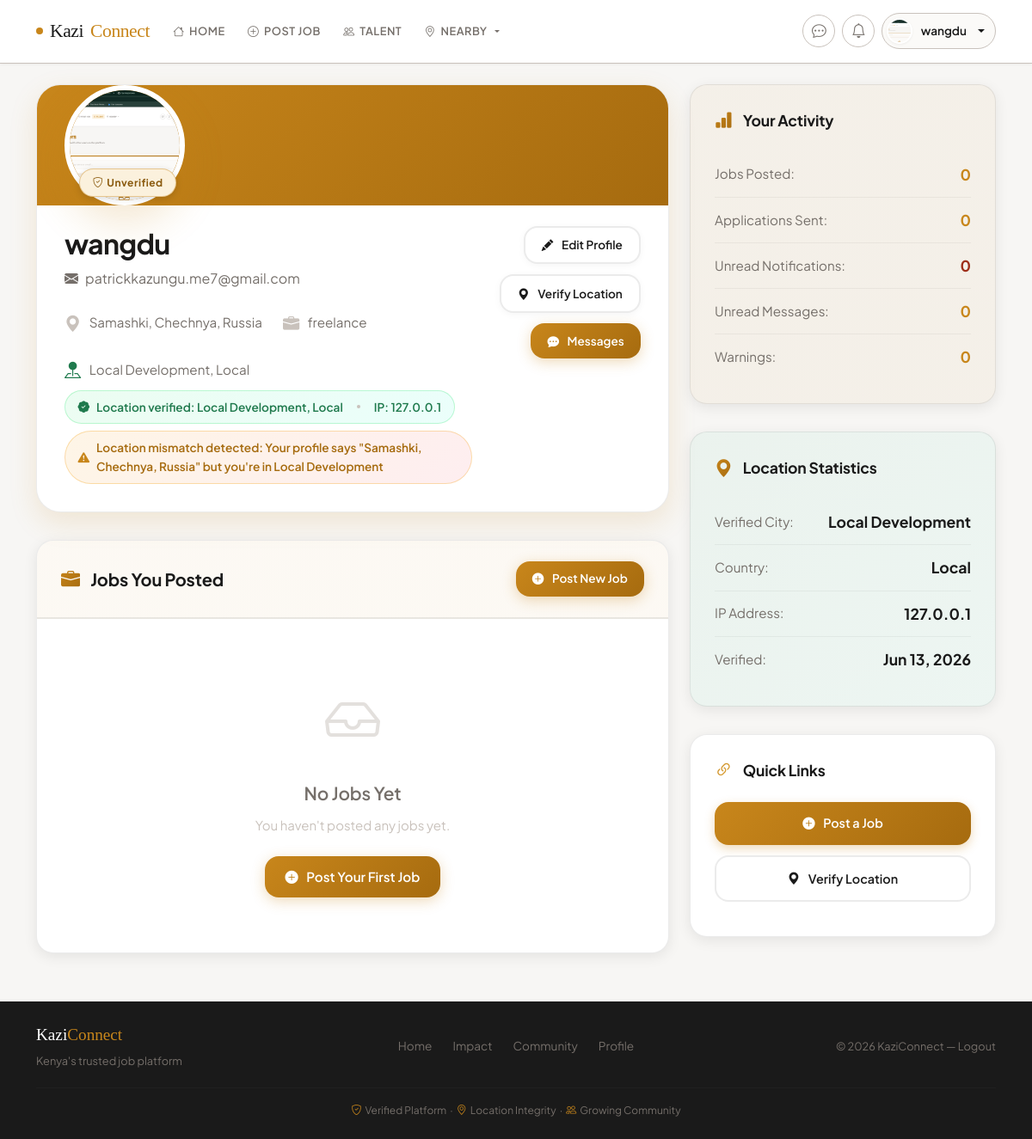
The app's page /profile (signed in), older data.
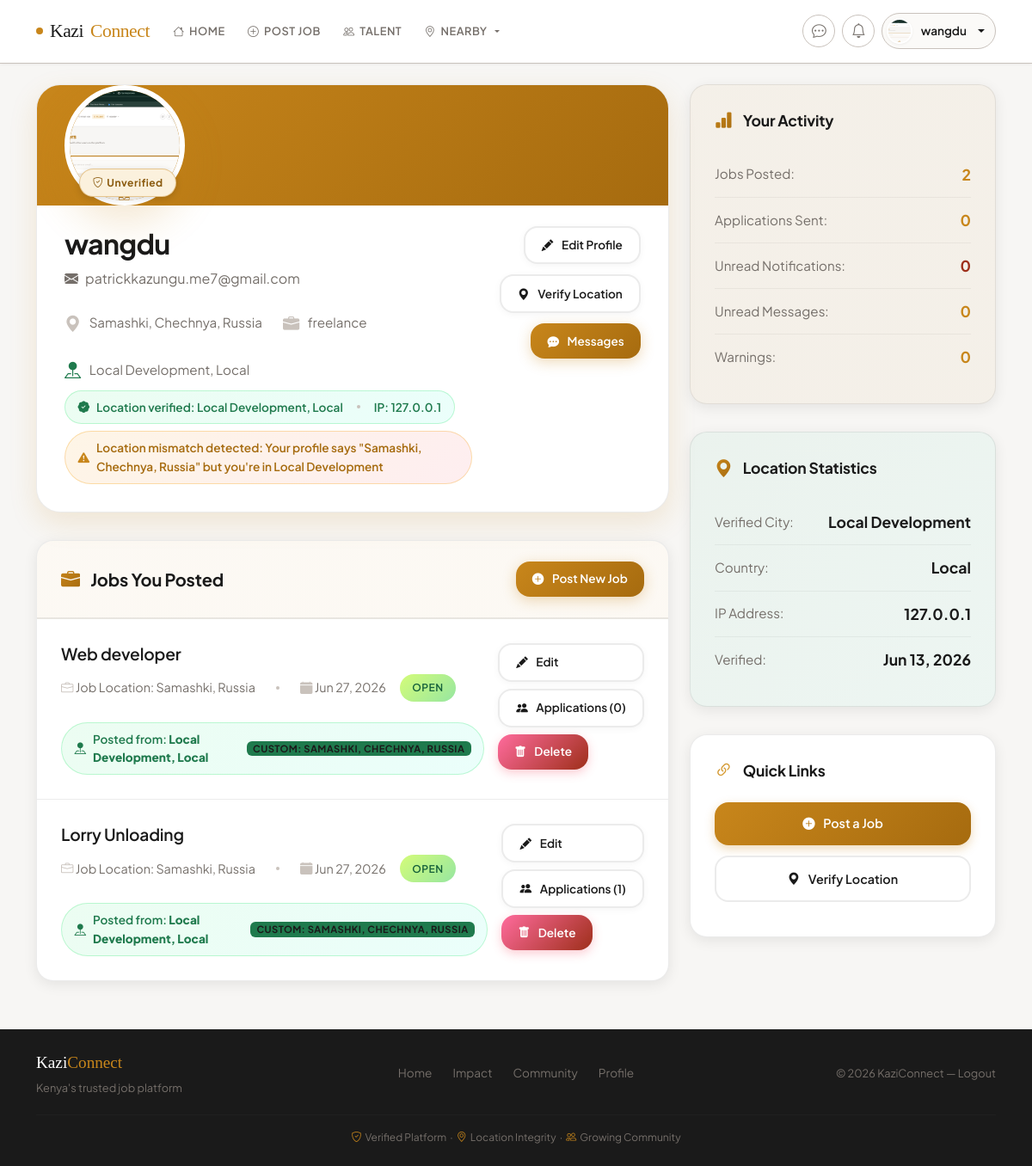
The same page, newer data.
### app.py (models this page shows, shortened)
class Job(db.Model):
    __tablename__ = 'job'
    id = db.Column(db.Integer, primary_key=True)
    job_ref = db.Column(db.String(12), unique=True, nullable=True, index=True)  # e.g. KZJ-A3F9X2
    title = db.Column(db.String(120), nullable=False)
    description = db.Column(db.Text, nullable=False)
    location = db.Column(db.String(120), nullable=False)
    latitude = db.Column(db.Float, nullable=True)
    longitude = db.Column(db.Float, nullable=True)
    requirements = db.Column(db.Text, nullable=False)
    poster_id = db.Column(db.Integer, db.ForeignKey('user.id'), nullable=False)
    status = db.Column(db.String(20), default='open')  # open, filled, in_progress, completed, cancelled
    pay_amount = db.Column(db.Float, nullable=True)
    pay_type = db.Column(db.String(20), default='fixed')  # fixed, per_hour, per_day
    slots_total = db.Column(db.Integer, default=1, nullable=False)
    slots_filled = db.Column(db.Integer, default=0, nullable=False)
    created_at = db.Column(db.DateTime, default=lambda: datetime.now(timezone.utc))
    updated_at = db.Column(db.DateTime, default=lambda: datetime.now(timezone.utc), onupdate=lambda: datetime.now(timezone.utc))
    started_at = db.Column(db.DateTime, nullable=True)
    completed_at = db.Column(db.DateTime, nullable=True)
    applications = db.relationship('JobApplication', backref='job', lazy=True, cascade='all, delete-orphan')
    media = db.relationship('JobMedia', backref='job', lazy=True, cascade='all, delete-orphan')
    def status_label(self):
        return {
            'open': 'Open',
            'filled': 'Filled',
            'in_progress': 'In Progress',
            'completed': 'Completed',
            'cancelled': 'Cancelled',
        }.get(self.status, self.status.title())

class User(UserMixin, db.Model):
    __tablename__ = 'user'
    id = db.Column(db.Integer, primary_key=True)
    username = db.Column(db.String(80), unique=True, nullable=True, index=True)
    email = db.Column(db.String(120), unique=True, nullable=False, index=True)
    password_hash = db.Column(db.String(255), nullable=False)
    role = db.Column(db.String(20), nullable=False, default='worker', index=True)  # 'worker' or 'recruiter'
    phone_number = db.Column(db.String(30))
    national_id = db.Column(db.String(50))
    certificate_of_good_conduct = db.Column(db.String(255))
    profile_picture = db.Column(db.String(255))
    location = db.Column(db.String(100))
    latitude = db.Column(db.Float, nullable=True)
    longitude = db.Column(db.Float, nullable=True)
    work_type = db.Column(db.String(100))
    profile_completed = db.Column(db.Boolean, default=False)
    created_at = db.Column(db.DateTime, default=lambda: datetime.now(timezone.utc))
    real_ip = db.Column(db.String(45), nullable=True)  # IPv6 can be up to 45 chars
    real_latitude = db.Column(db.Float, nullable=True)
    real_longitude = db.Column(db.Float, nullable=True)
    real_city = db.Column(db.String(100), nullable=True)
    real_country = db.Column(db.String(100), nullable=True)
    real_region = db.Column(db.String(100), nullable=True)
    location_discrepancy = db.Column(db.Boolean, default=False)  # Flag if custom location differs from real
    location_verified_at = db.Column(db.DateTime, nullable=True)
    suspension_end_date = db.Column(db.DateTime, nullable=True)  # Track when suspension ends
    suspension_reason = db.Column(db.String(255), nullable=True)
    suspension_duration = db.Column(db.String(20), nullable=True)  # 'hour', 'day', 'week', 'month', 'year', 'custom'
    is_admin = db.Column(db.Boolean, default=False)
    suspended = db.Column(db.Boolean, default=False)
    burned = db.Column(db.Boolean, default=False)  # Permanently banned
    warnings_count = db.Column(db.Integer, default=0)
    jobs_posted = db.relationship('Job', backref='poster', lazy=True, cascade='all, delete-orphan')
    applications = db.relationship('JobApplication', backref='applicant', lazy=True, cascade='all, delete-orphan')
    notifications = db.relationship('Notification', backref='user', lazy=True, cascade='all, delete-orphan')
    sent_messages = db.relationship('Message', foreign_keys='Message.sender_id', backref='sender', lazy='dynamic', cascade='all, delete-orphan')
    received_messages = db.relationship('Message', foreign_keys='Message.recipient_id', backref='recipient', lazy='dynamic', cascade='all, delete-orphan')
    def unread_messages_count(self):
        return Message.query.filter_by(recipient_id=self.id, read=False).count()
    def is_recruiter(self):
        return self.role == 'recruiter'
    def is_worker(self):
        return self.role == 'worker'

### app.py (the view, shortened to what this page needs)
@app.route('/profile')
@app.route('/profile/<int:user_id>')
@login_required
def profile(user_id=None):
    if user_id:
        profile_user = User.query.get_or_404(user_id)
        is_own_profile = (profile_user.id == current_user.id)
    else:
        profile_user = current_user
        is_own_profile = True
    posted_jobs = Job.query.filter_by(
        poster_id=profile_user.id
    ).order_by(Job.created_at.desc()).all()
    applications = []
    application_meta = {}  # keyed by application.id: {total_applicants, queue_position, ahead_accepted}
    if is_own_profile:
        applications = JobApplication.query.filter_by(
            applicant_id=current_user.id
        ).order_by(JobApplication.applied_at.desc()).all()
    applied_job_ids_query = db.session.query(JobApplication.job_id).filter_by(
        applicant_id=current_user.id
    ).all()
    applied_job_ids = {job_id for (job_id,) in applied_job_ids_query}
    available_jobs = Job.query.filter(
        ~Job.id.in_(applied_job_ids) if applied_job_ids else True,
        Job.poster_id != current_user.id,
        Job.status == 'open'
    ).order_by(Job.created_at.desc()).limit(10).all()
    unread_count = Notification.query.filter_by(
        user_id=profile_user.id,
        read=False
    ).count()
    unread_messages = profile_user.unread_messages_count() if is_own_profile else 0
    return render_template(
        'profile.html',
        user=profile_user,
        is_own_profile=is_own_profile,
        posted_jobs=posted_jobs,
        applications=applications,
        application_meta=application_meta,
        available_jobs=available_jobs,
        unread_count=unread_count,
        unread_messages=unread_messages
    )

### app.py (called while the page is built, shortened)
@app.context_processor
def inject_template_helpers():
    return {
        "now": lambda: datetime.utcnow(),
        "csrf_token": generate_csrf,
        "sanitize": sanitize_html
    }

@app.template_filter('is_active_suspension')
def is_active_suspension(user):
    if not user or not user.suspended or not user.suspension_end_date:
        return False

@app.context_processor
def inject_template_helpers():
    return {
        "now": lambda: datetime.now(timezone.utc),
        "csrf_token": generate_csrf,
        "sanitize": sanitize_html
    }

@login_manager.user_loader
def load_user(user_id):
    try:
        return db.session.get(User, int(user_id))
    except (ValueError, TypeError):
        return None

### templates/profile.html (shortened to what the changed rows need)
{% extends 'base.html' %}
{% block content %}
<div class="row">
  <div class="col-12 col-lg-8">
    <div class="profile-hero-card">
      <div class="profile-hero-content">
        <div class="profile-info-section">
          <div class="profile-info-left">
            <h1 class="profile-name">{{ user.username or user.email }}</h1>
          </div>
        </div>
      </div>
    </div>
    <div class="profile-section-card">
      <div class="profile-section-header">
        <h2 class="profile-section-title">
          <i class="bi bi-briefcase-fill"></i>
          {{ 'Jobs You Posted' if is_own_profile else 'Jobs by This User' }}
        </h2>
      </div>
      <div>
        {% for j in posted_jobs %}
          <div class="job-item">
            <div class="d-flex justify-content-between align-items-start gap-3">
              <div class="flex-grow-1">
                <h3 class="job-title">{{ j.title }}</h3>
                <div class="job-meta-info">
                  <span><i class="bi bi-briefcase"></i> Job Location: {{ j.location }}</span>
                  <span class="location-divider"></span>
                  <span><i class="bi bi-calendar-fill"></i> {% if j.created_at %}{{ j.created_at.strftime('%b %d, %Y') }}{% else %}<span class="text-muted">Unknown date</span>{% endif %}</span>
                  <span class="status-badge status-{{ j.status }}">{{ j.status_label() }}</span>
                </div>
                {% if j.poster.real_city %}
                <div class="location-badge location-badge-verified">
                  <i class="bi bi-pin-map-fill"></i>
                  <span>Posted from: <strong>{{ j.poster.real_city }}{% if j.poster.real_country %}, {{ j.poster.real_country }}{% endif %}</strong></span>
                  {% if j.poster.location and j.poster.location != j.poster.real_city %}
                    <span class="badge bg-warning ms-2">Custom: {{ j.poster.location }}</span>
                  {% endif %}
                </div>
                {% endif %}
              </div>
              <div class="d-flex flex-column gap-2" style="min-width: fit-content;">
                {% if is_own_profile %}
                  <a class="btn-profile-modern btn-profile-outline btn-profile-sm" href="{{ url_for('edit_job', job_id=j.id) }}">
                    <i class="bi bi-pencil-fill"></i> Edit
                  </a>
                  <a class="btn-profile-modern btn-profile-outline btn-profile-sm" href="{{ url_for('job_applications', job_id=j.id) }}">
                    <i class="bi bi-people-fill"></i> Applications ({{ j.applications|length }})
                  </a>
                  <form method="post" action="{{ url_for('delete_job', job_id=j.id) }}"
                        onsubmit="return confirm('Delete this job? This action cannot be undone.')">
                    <button class="btn-profile-modern btn-profile-sm"
                            style="background: linear-gradient(135deg, #ff6b9d 0%, #9E2F1A 100%); color: white; border: none; box-shadow: 0 4px 12px rgba(245, 87, 108, 0.3);">
                      <i class="bi bi-trash-fill"></i> Delete
                    </button>
                  </form>
                {% endif %}
              </div>
            </div>
          </div>
        {% else %}
          <div class="empty-state">
            <div class="empty-state-icon">
              <i class="bi bi-inbox"></i>
            </div>
            <h3 class="empty-state-title">No Jobs Yet</h3>
            <p class="empty-state-text">
              {{ 'You haven\'t posted any jobs yet.' if is_own_profile else 'This user has not posted any jobs yet.' }}
            </p>
            {% if is_own_profile %}
              <a href="{{ url_for('post_job') }}" class="btn-profile-modern btn-profile-primary">
                <i class="bi bi-plus-circle-fill"></i> Post Your First Job
              </a>
            {% endif %}
          </div>
        {% endfor %}
      </div>
    </div>
  </div>
  <div class="col-12 col-lg-4">
    <div class="stats-card">
      <div>
        <div class="stat-row">
          <span class="stat-label">Jobs Posted:</span>
          <span class="stat-value highlight">{{ posted_jobs|length }}</span>
        </div>
      </div>
    </div>
  </div>
</div>
{% endblock %}

Row changes from the older to the newer data that the page shows:
added Job: title "Web developer", location "Samashki, Russia", created_at "Jun 27, 2026", status_label "OPEN", poster.real_city "Local Development", poster.real_country "Local", poster.location "SAMASHKI, CHECHNYA, RUSSIA", applications|length "0"
added Job: title "Lorry Unloading", location "Samashki, Russia", created_at "Jun 27, 2026", status_label "OPEN", poster.real_city "Local Development", poster.real_country "Local", poster.location "SAMASHKI, CHECHNYA, RUSSIA", applications|length "1"
Text that changed along with them:
{{ posted_jobs|length }}: "0" → "2"
text no longer shown: "No Jobs Yet You haven't posted any jobs yet. Post Your First Job"
